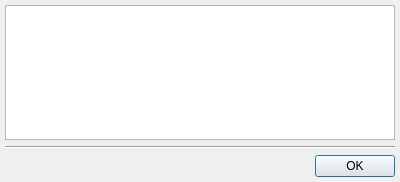
<?xml version="1.0" encoding="UTF-8"?>
<ui version="4.0">
 <class>SequenceInfoDialog</class>
 <widget class="QDialog" name="SequenceInfoDialog">
  <property name="geometry">
   <rect>
    <x>0</x>
    <y>0</y>
    <width>400</width>
    <height>182</height>
   </rect>
  </property>
  <property name="windowTitle">
   <string>Sequence Info</string>
  </property>
  <layout class="QGridLayout" name="gridLayout">
   <property name="leftMargin">
    <number>5</number>
   </property>
   <property name="topMargin">
    <number>5</number>
   </property>
   <property name="rightMargin">
    <number>5</number>
   </property>
   <property name="bottomMargin">
    <number>5</number>
   </property>
   <item row="0" column="0">
    <widget class="QTextEdit" name="textEdit">
     <property name="font">
      <font>
       <pointsize>10</pointsize>
      </font>
     </property>
     <property name="readOnly">
      <bool>true</bool>
     </property>
    </widget>
   </item>
   <item row="1" column="0">
    <widget class="Line" name="line">
     <property name="orientation">
      <enum>Qt::Horizontal</enum>
     </property>
    </widget>
   </item>
   <item row="2" column="0">
    <widget class="QDialogButtonBox" name="buttonBox">
     <property name="orientation">
      <enum>Qt::Horizontal</enum>
     </property>
     <property name="standardButtons">
      <set>QDialogButtonBox::Ok</set>
     </property>
    </widget>
   </item>
  </layout>
 </widget>
 <resources/>
 <connections>
  <connection>
   <sender>buttonBox</sender>
   <signal>accepted()</signal>
   <receiver>SequenceInfoDialog</receiver>
   <slot>accept()</slot>
   <hints>
    <hint type="sourcelabel">
     <x>248</x>
     <y>254</y>
    </hint>
    <hint type="destinationlabel">
     <x>157</x>
     <y>274</y>
    </hint>
   </hints>
  </connection>
  <connection>
   <sender>buttonBox</sender>
   <signal>rejected()</signal>
   <receiver>SequenceInfoDialog</receiver>
   <slot>reject()</slot>
   <hints>
    <hint type="sourcelabel">
     <x>316</x>
     <y>260</y>
    </hint>
    <hint type="destinationlabel">
     <x>286</x>
     <y>274</y>
    </hint>
   </hints>
  </connection>
 </connections>
</ui>
